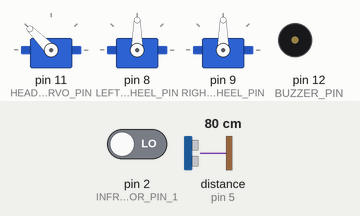
This sketch was run on a simulated Arduino Uno, built with avr-gcc and run on an emulated ATmega328P. Shown: 3 × servo, buzzer (waves = sounding, pin HIGH). Wiring (inferred from the names in the program): ultrasonic range finder: trigger pin 5; echo pin 5. Inputs (shaded band) come from the test bench; at power-on: pin 2 (INFRARED_SENSOR_PIN_1) LOW, distance to the obstacle (sensor on pin 5) 80 cm.

Above: at 0.05 s.
At 1.55 s:
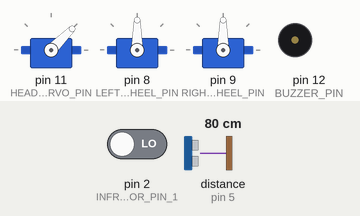
At 2.3 s:
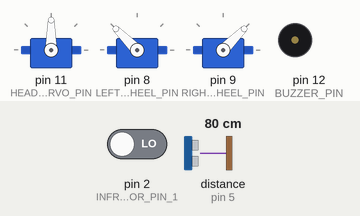
At 3.1 s:
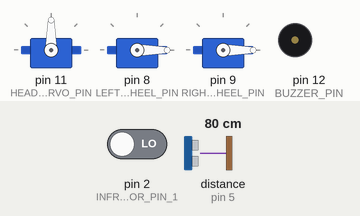
Timing chart, 0 to 7.1 s (numbered marks = the images above):
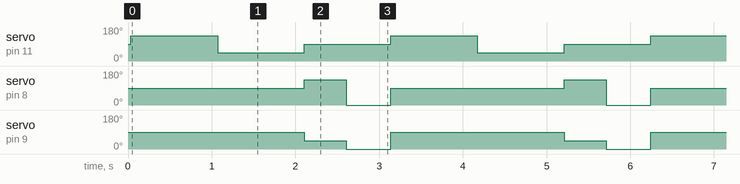

Measured:
- by itself, servo on pin 11 (HEAD_SERVO_PIN): repeats every 3.1 s: 45° 1.0 s, 90° 1.0 s, 135° 1.0 s
- by itself, servo on pin 8 (LEFT_WHEEL_PIN): repeats every 3.1 s: 0° 0.54 s, 90° 2.1 s, 135° 0.50 s
- by itself, servo on pin 9 (RIGHT_WHEEL_PIN): repeats every 3.1 s: 0° 0.54 s, 90° 2.1 s, 45° 0.50 s

The sketch:

robovac.ino
```cpp
#include <Servo.h>
#include <BitbloqUS.h>

#define LIGHT_SENSOR_LEFT_PIN A2
#define LIGHT_SENSOR_RIGHT_PIN A3
#define INFRARED_SENSOR_PIN_1 2
#define INFRARED_SENSOR_PIN_2 3
#define DISTANCE_SENSOR_PIN 5
#define LEFT_WHEEL_PIN 8
#define RIGHT_WHEEL_PIN 9
#define HEAD_SERVO_PIN 11
#define BUZZER_PIN 12

#define MOVE 0
#define STOP 1
#define FIND_DIRECTION 2
#define ROTATE 3
int state = MOVE;

#define DISTANCE_THRESHOLD 10.0
#define SPEED 50 // [0, 100]
#define ROTATION_TIME 500
#define BACKWARD_TIME 500
#define HEAD_ROTATION_TIME 1000

Servo left_servo;
Servo right_servo;
Servo front_servo;

US distance_sensor(DISTANCE_SENSOR_PIN, DISTANCE_SENSOR_PIN);

int head_angle = 90;
int direction_time = -1;
char new_direction = 0;

void setup() {
  pinMode(INFRARED_SENSOR_PIN_1, INPUT);
  pinMode(INFRARED_SENSOR_PIN_2, INPUT);
  pinMode(BUZZER_PIN, OUTPUT);

  front_servo.attach(HEAD_SERVO_PIN);
  left_servo.attach(LEFT_WHEEL_PIN);
  right_servo.attach(RIGHT_WHEEL_PIN);

  front_servo.write(head_angle);
}

void loop() {
  switch(state) {
    case MOVE:
      if(distance_sensor.read() > DISTANCE_THRESHOLD && onFloor()) {
        moveForward();
      } else {
        state = STOP;
      }
      break;
    case STOP:
      stopServos();
      //beep();
      state = FIND_DIRECTION;
      break;
    case FIND_DIRECTION:
      new_direction = 0;

      front_servo.write(135);
      delay(HEAD_ROTATION_TIME);
      if(distance_sensor.read() > DISTANCE_THRESHOLD && onFloor()) {
        new_direction = 'l';
      }

      front_servo.write(45);
      delay(HEAD_ROTATION_TIME);
      if(distance_sensor.read() > DISTANCE_THRESHOLD && onFloor()) {
        new_direction = 'r';
      }

      front_servo.write(90);
      if(new_direction == 0) {
        new_direction = 'b';
      }

      state = ROTATE;
      break;
    case ROTATE:
      int current_time = millis();
      if(direction_time == -1) {
        direction_time = current_time;
      }

      switch(new_direction) {
        case 'b':
          if(current_time - direction_time <= BACKWARD_TIME) {
            moveBackward();
          } else if(current_time - direction_time <= BACKWARD_TIME + ROTATION_TIME) {
            rotateRight();
          } else {
            new_direction = 0;
          }
          break;
        case 'l':
          if(current_time - direction_time <= ROTATION_TIME) {
            rotateLeft();
          } else {
            new_direction = 0;
          }
          break;
        case 'r':
          if(current_time - direction_time <= ROTATION_TIME) {
            rotateRight();
          } else {
            new_direction = 0;
          }
          break;
        default:
          state = MOVE;
          direction_time = -1;
      }
      break;
  }
}

void moveForward() {
  left_servo.write(map(SPEED, 0, 100, 90, 0));
  right_servo.write(map(SPEED, 0, 100, 90, 180));
}

void moveBackward() {
  left_servo.write(map(SPEED, 0, 100, 90, 180));
  right_servo.write(map(SPEED, 0, 100, 90, 0));
}

void stopServos() {
  left_servo.write(90);
  right_servo.write(90);
}

void rotateLeft() {
  left_servo.write(180);
  right_servo.write(180);
}

void rotateRight() {
  left_servo.write(0);
  right_servo.write(0);
}

void beep() {
  tone(BUZZER_PIN, 261, 1000);
  delay(1000);
}

bool onFloor() {
  if(digitalRead(INFRARED_SENSOR_PIN_1) == 1 && digitalRead(INFRARED_SENSOR_PIN_2) == 1) {
    return true;
  } else {
    return false;
  }
}
```
